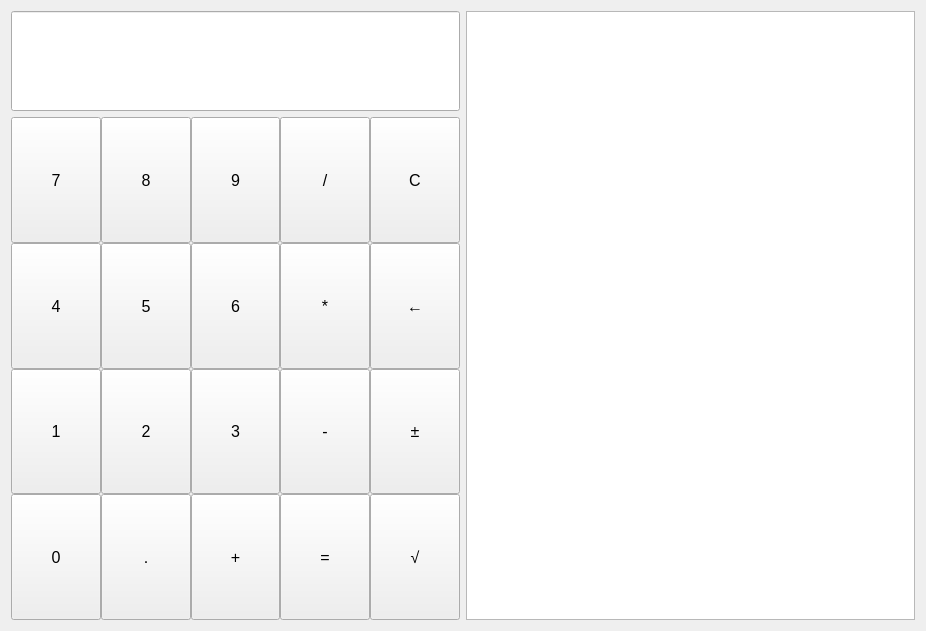
<?xml version="1.0" encoding="UTF-8"?>
<ui version="4.0">
 <class>Kalkulator</class>
 <widget class="QWidget" name="Kalkulator">
  <property name="geometry">
   <rect>
    <x>0</x>
    <y>0</y>
    <width>926</width>
    <height>631</height>
   </rect>
  </property>
  <property name="sizePolicy">
   <sizepolicy hsizetype="MinimumExpanding" vsizetype="Expanding">
    <horstretch>0</horstretch>
    <verstretch>0</verstretch>
   </sizepolicy>
  </property>
  <property name="minimumSize">
   <size>
    <width>926</width>
    <height>0</height>
   </size>
  </property>
  <property name="windowTitle">
   <string>Kalkulator</string>
  </property>
  <layout class="QHBoxLayout" name="horizontalLayout">
   <item>
    <layout class="QVBoxLayout" name="vloLevi">
     <item>
      <widget class="QLineEdit" name="lneDisplej">
       <property name="sizePolicy">
        <sizepolicy hsizetype="MinimumExpanding" vsizetype="Fixed">
         <horstretch>0</horstretch>
         <verstretch>0</verstretch>
        </sizepolicy>
       </property>
       <property name="minimumSize">
        <size>
         <width>0</width>
         <height>100</height>
        </size>
       </property>
       <property name="font">
        <font>
         <pointsize>15</pointsize>
        </font>
       </property>
       <property name="alignment">
        <set>Qt::AlignCenter</set>
       </property>
       <property name="readOnly">
        <bool>true</bool>
       </property>
      </widget>
     </item>
     <item>
      <layout class="QGridLayout" name="gloDugmici">
       <property name="sizeConstraint">
        <enum>QLayout::SetDefaultConstraint</enum>
       </property>
       <property name="spacing">
        <number>0</number>
       </property>
       <item row="2" column="3">
        <widget class="QPushButton" name="btnOduzimanje">
         <property name="sizePolicy">
          <sizepolicy hsizetype="MinimumExpanding" vsizetype="Preferred">
           <horstretch>0</horstretch>
           <verstretch>0</verstretch>
          </sizepolicy>
         </property>
         <property name="font">
          <font>
           <pointsize>12</pointsize>
          </font>
         </property>
         <property name="text">
          <string>-</string>
         </property>
        </widget>
       </item>
       <item row="3" column="2">
        <widget class="QPushButton" name="btnSabiranje">
         <property name="sizePolicy">
          <sizepolicy hsizetype="MinimumExpanding" vsizetype="Preferred">
           <horstretch>0</horstretch>
           <verstretch>0</verstretch>
          </sizepolicy>
         </property>
         <property name="font">
          <font>
           <pointsize>12</pointsize>
          </font>
         </property>
         <property name="text">
          <string>+</string>
         </property>
        </widget>
       </item>
       <item row="2" column="4">
        <widget class="QPushButton" name="btnZnak">
         <property name="sizePolicy">
          <sizepolicy hsizetype="MinimumExpanding" vsizetype="Preferred">
           <horstretch>0</horstretch>
           <verstretch>0</verstretch>
          </sizepolicy>
         </property>
         <property name="font">
          <font>
           <pointsize>12</pointsize>
          </font>
         </property>
         <property name="text">
          <string>±</string>
         </property>
        </widget>
       </item>
       <item row="2" column="2">
        <widget class="QPushButton" name="btn3">
         <property name="sizePolicy">
          <sizepolicy hsizetype="MinimumExpanding" vsizetype="Preferred">
           <horstretch>0</horstretch>
           <verstretch>0</verstretch>
          </sizepolicy>
         </property>
         <property name="font">
          <font>
           <pointsize>12</pointsize>
          </font>
         </property>
         <property name="text">
          <string>3</string>
         </property>
        </widget>
       </item>
       <item row="1" column="0">
        <widget class="QPushButton" name="btn4">
         <property name="sizePolicy">
          <sizepolicy hsizetype="MinimumExpanding" vsizetype="Preferred">
           <horstretch>0</horstretch>
           <verstretch>0</verstretch>
          </sizepolicy>
         </property>
         <property name="font">
          <font>
           <pointsize>12</pointsize>
          </font>
         </property>
         <property name="text">
          <string>4</string>
         </property>
        </widget>
       </item>
       <item row="2" column="0">
        <widget class="QPushButton" name="btn1">
         <property name="sizePolicy">
          <sizepolicy hsizetype="MinimumExpanding" vsizetype="Preferred">
           <horstretch>0</horstretch>
           <verstretch>0</verstretch>
          </sizepolicy>
         </property>
         <property name="font">
          <font>
           <pointsize>12</pointsize>
          </font>
         </property>
         <property name="text">
          <string>1</string>
         </property>
        </widget>
       </item>
       <item row="2" column="1">
        <widget class="QPushButton" name="btn2">
         <property name="sizePolicy">
          <sizepolicy hsizetype="MinimumExpanding" vsizetype="Preferred">
           <horstretch>0</horstretch>
           <verstretch>0</verstretch>
          </sizepolicy>
         </property>
         <property name="font">
          <font>
           <pointsize>12</pointsize>
          </font>
         </property>
         <property name="text">
          <string>2</string>
         </property>
        </widget>
       </item>
       <item row="0" column="3">
        <widget class="QPushButton" name="btnDeljenje">
         <property name="sizePolicy">
          <sizepolicy hsizetype="MinimumExpanding" vsizetype="Preferred">
           <horstretch>0</horstretch>
           <verstretch>0</verstretch>
          </sizepolicy>
         </property>
         <property name="font">
          <font>
           <pointsize>12</pointsize>
          </font>
         </property>
         <property name="text">
          <string>/</string>
         </property>
        </widget>
       </item>
       <item row="1" column="4">
        <widget class="QPushButton" name="btnDelete">
         <property name="sizePolicy">
          <sizepolicy hsizetype="MinimumExpanding" vsizetype="Preferred">
           <horstretch>0</horstretch>
           <verstretch>0</verstretch>
          </sizepolicy>
         </property>
         <property name="font">
          <font>
           <pointsize>12</pointsize>
          </font>
         </property>
         <property name="text">
          <string>←</string>
         </property>
        </widget>
       </item>
       <item row="0" column="0">
        <widget class="QPushButton" name="btn7">
         <property name="sizePolicy">
          <sizepolicy hsizetype="MinimumExpanding" vsizetype="Preferred">
           <horstretch>0</horstretch>
           <verstretch>0</verstretch>
          </sizepolicy>
         </property>
         <property name="font">
          <font>
           <pointsize>12</pointsize>
          </font>
         </property>
         <property name="text">
          <string>7</string>
         </property>
        </widget>
       </item>
       <item row="3" column="0">
        <widget class="QPushButton" name="btn0">
         <property name="sizePolicy">
          <sizepolicy hsizetype="MinimumExpanding" vsizetype="Preferred">
           <horstretch>0</horstretch>
           <verstretch>0</verstretch>
          </sizepolicy>
         </property>
         <property name="font">
          <font>
           <pointsize>12</pointsize>
          </font>
         </property>
         <property name="text">
          <string>0</string>
         </property>
        </widget>
       </item>
       <item row="1" column="3">
        <widget class="QPushButton" name="btnMnozenje">
         <property name="sizePolicy">
          <sizepolicy hsizetype="MinimumExpanding" vsizetype="Preferred">
           <horstretch>0</horstretch>
           <verstretch>0</verstretch>
          </sizepolicy>
         </property>
         <property name="font">
          <font>
           <pointsize>12</pointsize>
          </font>
         </property>
         <property name="text">
          <string>*</string>
         </property>
        </widget>
       </item>
       <item row="3" column="3">
        <widget class="QPushButton" name="btnJednako">
         <property name="sizePolicy">
          <sizepolicy hsizetype="MinimumExpanding" vsizetype="Preferred">
           <horstretch>0</horstretch>
           <verstretch>0</verstretch>
          </sizepolicy>
         </property>
         <property name="font">
          <font>
           <pointsize>12</pointsize>
          </font>
         </property>
         <property name="text">
          <string>=</string>
         </property>
        </widget>
       </item>
       <item row="1" column="2">
        <widget class="QPushButton" name="btn6">
         <property name="sizePolicy">
          <sizepolicy hsizetype="MinimumExpanding" vsizetype="Preferred">
           <horstretch>0</horstretch>
           <verstretch>0</verstretch>
          </sizepolicy>
         </property>
         <property name="font">
          <font>
           <pointsize>12</pointsize>
          </font>
         </property>
         <property name="text">
          <string>6</string>
         </property>
        </widget>
       </item>
       <item row="0" column="1">
        <widget class="QPushButton" name="btn8">
         <property name="sizePolicy">
          <sizepolicy hsizetype="MinimumExpanding" vsizetype="Preferred">
           <horstretch>0</horstretch>
           <verstretch>0</verstretch>
          </sizepolicy>
         </property>
         <property name="font">
          <font>
           <pointsize>12</pointsize>
          </font>
         </property>
         <property name="text">
          <string>8</string>
         </property>
        </widget>
       </item>
       <item row="3" column="1">
        <widget class="QPushButton" name="btnZarez">
         <property name="sizePolicy">
          <sizepolicy hsizetype="MinimumExpanding" vsizetype="Preferred">
           <horstretch>0</horstretch>
           <verstretch>0</verstretch>
          </sizepolicy>
         </property>
         <property name="font">
          <font>
           <pointsize>12</pointsize>
          </font>
         </property>
         <property name="text">
          <string>.</string>
         </property>
        </widget>
       </item>
       <item row="3" column="4">
        <widget class="QPushButton" name="btnKoren">
         <property name="sizePolicy">
          <sizepolicy hsizetype="MinimumExpanding" vsizetype="Preferred">
           <horstretch>0</horstretch>
           <verstretch>0</verstretch>
          </sizepolicy>
         </property>
         <property name="font">
          <font>
           <pointsize>12</pointsize>
          </font>
         </property>
         <property name="text">
          <string>√</string>
         </property>
        </widget>
       </item>
       <item row="0" column="4">
        <widget class="QPushButton" name="btnClear">
         <property name="sizePolicy">
          <sizepolicy hsizetype="MinimumExpanding" vsizetype="Preferred">
           <horstretch>0</horstretch>
           <verstretch>0</verstretch>
          </sizepolicy>
         </property>
         <property name="font">
          <font>
           <pointsize>12</pointsize>
          </font>
         </property>
         <property name="text">
          <string>C</string>
         </property>
        </widget>
       </item>
       <item row="0" column="2">
        <widget class="QPushButton" name="btn9">
         <property name="sizePolicy">
          <sizepolicy hsizetype="MinimumExpanding" vsizetype="Preferred">
           <horstretch>0</horstretch>
           <verstretch>0</verstretch>
          </sizepolicy>
         </property>
         <property name="font">
          <font>
           <pointsize>12</pointsize>
          </font>
         </property>
         <property name="text">
          <string>9</string>
         </property>
        </widget>
       </item>
       <item row="1" column="1">
        <widget class="QPushButton" name="btn5">
         <property name="sizePolicy">
          <sizepolicy hsizetype="MinimumExpanding" vsizetype="Preferred">
           <horstretch>0</horstretch>
           <verstretch>0</verstretch>
          </sizepolicy>
         </property>
         <property name="font">
          <font>
           <pointsize>12</pointsize>
          </font>
         </property>
         <property name="text">
          <string>5</string>
         </property>
        </widget>
       </item>
      </layout>
     </item>
    </layout>
   </item>
   <item>
    <widget class="QPlainTextEdit" name="pteIstorija">
     <property name="sizePolicy">
      <sizepolicy hsizetype="MinimumExpanding" vsizetype="Expanding">
       <horstretch>0</horstretch>
       <verstretch>0</verstretch>
      </sizepolicy>
     </property>
     <property name="font">
      <font>
       <pointsize>12</pointsize>
      </font>
     </property>
     <property name="readOnly">
      <bool>true</bool>
     </property>
    </widget>
   </item>
  </layout>
 </widget>
 <layoutdefault spacing="6" margin="11"/>
 <resources/>
 <connections/>
</ui>
